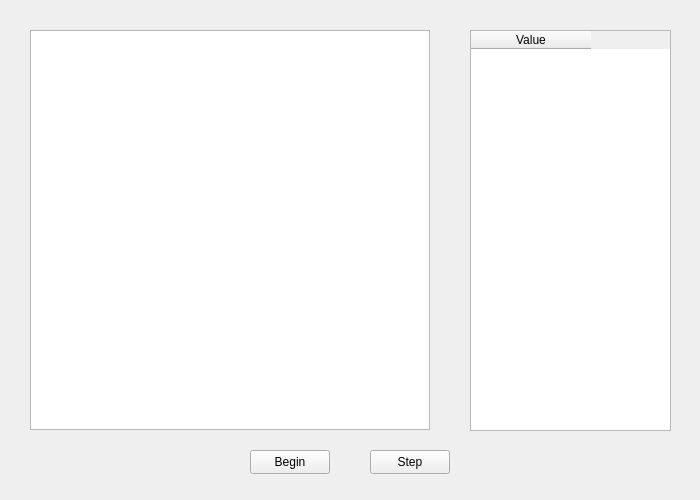
<?xml version="1.0" encoding="UTF-8"?>
<ui version="4.0">
 <class>CTC</class>
 <widget class="QWidget" name="CTC">
  <property name="geometry">
   <rect>
    <x>0</x>
    <y>0</y>
    <width>700</width>
    <height>500</height>
   </rect>
  </property>
  <property name="windowTitle">
   <string>CTC</string>
  </property>
  <widget class="QPushButton" name="pushButton">
   <property name="geometry">
    <rect>
     <x>250</x>
     <y>450</y>
     <width>80</width>
     <height>24</height>
    </rect>
   </property>
   <property name="text">
    <string>Begin</string>
   </property>
  </widget>
  <widget class="QPushButton" name="step">
   <property name="geometry">
    <rect>
     <x>370</x>
     <y>450</y>
     <width>80</width>
     <height>24</height>
    </rect>
   </property>
   <property name="text">
    <string>Step</string>
   </property>
  </widget>
  <widget class="QGraphicsView" name="graphicsView">
   <property name="geometry">
    <rect>
     <x>30</x>
     <y>30</y>
     <width>400</width>
     <height>400</height>
    </rect>
   </property>
  </widget>
  <widget class="QTableWidget" name="tableWidget">
   <property name="geometry">
    <rect>
     <x>470</x>
     <y>30</y>
     <width>201</width>
     <height>401</height>
    </rect>
   </property>
   <attribute name="horizontalHeaderDefaultSectionSize">
    <number>120</number>
   </attribute>
   <column>
    <property name="text">
     <string>Value</string>
    </property>
   </column>
  </widget>
 </widget>
 <layoutdefault spacing="6" margin="11"/>
 <resources/>
 <connections/>
</ui>
